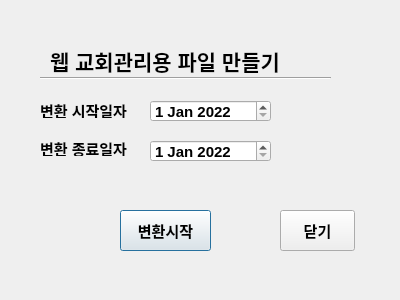
<?xml version="1.0" encoding="UTF-8"?>
<ui version="4.0">
 <class>Dialog</class>
 <widget class="QDialog" name="Dialog">
  <property name="geometry">
   <rect>
    <x>0</x>
    <y>0</y>
    <width>400</width>
    <height>300</height>
   </rect>
  </property>
  <property name="font">
   <font>
    <pointsize>11</pointsize>
    <weight>75</weight>
    <bold>true</bold>
   </font>
  </property>
  <property name="windowTitle">
   <string>Dialog</string>
  </property>
  <widget class="QPushButton" name="start_Button">
   <property name="geometry">
    <rect>
     <x>120</x>
     <y>210</y>
     <width>91</width>
     <height>41</height>
    </rect>
   </property>
   <property name="text">
    <string>변환시작</string>
   </property>
  </widget>
  <widget class="QPushButton" name="close_Button">
   <property name="geometry">
    <rect>
     <x>280</x>
     <y>210</y>
     <width>75</width>
     <height>41</height>
    </rect>
   </property>
   <property name="text">
    <string>닫기</string>
   </property>
  </widget>
  <widget class="QLabel" name="label">
   <property name="geometry">
    <rect>
     <x>50</x>
     <y>40</y>
     <width>281</width>
     <height>41</height>
    </rect>
   </property>
   <property name="font">
    <font>
     <pointsize>16</pointsize>
     <weight>75</weight>
     <bold>true</bold>
    </font>
   </property>
   <property name="text">
    <string>웹 교회관리용 파일 만들기</string>
   </property>
  </widget>
  <widget class="QLabel" name="label_2">
   <property name="geometry">
    <rect>
     <x>40</x>
     <y>102</y>
     <width>111</width>
     <height>16</height>
    </rect>
   </property>
   <property name="text">
    <string>변환 시작일자</string>
   </property>
  </widget>
  <widget class="QLabel" name="label_3">
   <property name="geometry">
    <rect>
     <x>40</x>
     <y>140</y>
     <width>111</width>
     <height>16</height>
    </rect>
   </property>
   <property name="text">
    <string>변환 종료일자</string>
   </property>
  </widget>
  <widget class="QDateEdit" name="start_dateEdit">
   <property name="geometry">
    <rect>
     <x>150</x>
     <y>100</y>
     <width>121</width>
     <height>22</height>
    </rect>
   </property>
   <property name="correctionMode">
    <enum>QAbstractSpinBox::CorrectToNearestValue</enum>
   </property>
   <property name="currentSection">
    <enum>QDateTimeEdit::DaySection</enum>
   </property>
   <property name="date">
    <date>
     <year>2022</year>
     <month>1</month>
     <day>1</day>
    </date>
   </property>
  </widget>
  <widget class="QDateEdit" name="end_dateEdit">
   <property name="geometry">
    <rect>
     <x>150</x>
     <y>140</y>
     <width>121</width>
     <height>22</height>
    </rect>
   </property>
   <property name="correctionMode">
    <enum>QAbstractSpinBox::CorrectToNearestValue</enum>
   </property>
   <property name="currentSection">
    <enum>QDateTimeEdit::DaySection</enum>
   </property>
   <property name="date">
    <date>
     <year>2022</year>
     <month>1</month>
     <day>1</day>
    </date>
   </property>
  </widget>
  <widget class="Line" name="line">
   <property name="geometry">
    <rect>
     <x>40</x>
     <y>70</y>
     <width>291</width>
     <height>16</height>
    </rect>
   </property>
   <property name="orientation">
    <enum>Qt::Horizontal</enum>
   </property>
  </widget>
 </widget>
 <tabstops>
  <tabstop>start_dateEdit</tabstop>
  <tabstop>end_dateEdit</tabstop>
  <tabstop>start_Button</tabstop>
  <tabstop>close_Button</tabstop>
 </tabstops>
 <resources/>
 <connections>
  <connection>
   <sender>close_Button</sender>
   <signal>clicked()</signal>
   <receiver>Dialog</receiver>
   <slot>close()</slot>
   <hints>
    <hint type="sourcelabel">
     <x>342</x>
     <y>202</y>
    </hint>
    <hint type="destinationlabel">
     <x>384</x>
     <y>207</y>
    </hint>
   </hints>
  </connection>
  <connection>
   <sender>start_Button</sender>
   <signal>clicked()</signal>
   <receiver>Dialog</receiver>
   <slot>change_start()</slot>
   <hints>
    <hint type="sourcelabel">
     <x>221</x>
     <y>201</y>
    </hint>
    <hint type="destinationlabel">
     <x>138</x>
     <y>198</y>
    </hint>
   </hints>
  </connection>
 </connections>
 <slots>
  <slot>change_start()</slot>
 </slots>
</ui>
